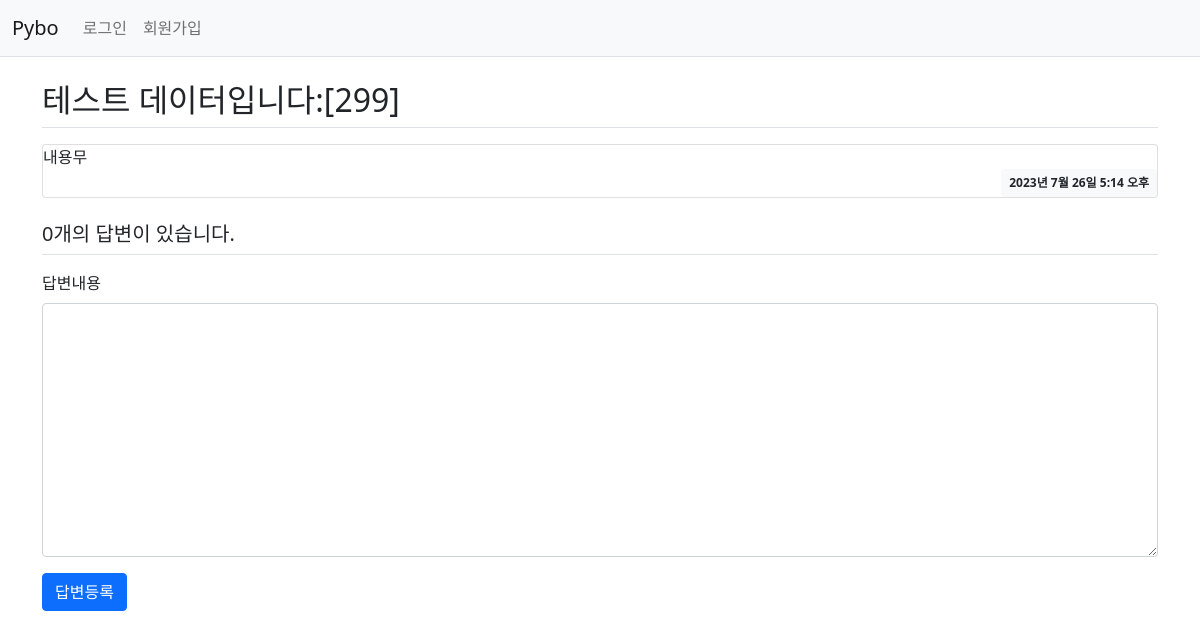
The app's page /pybo/305/, older data.
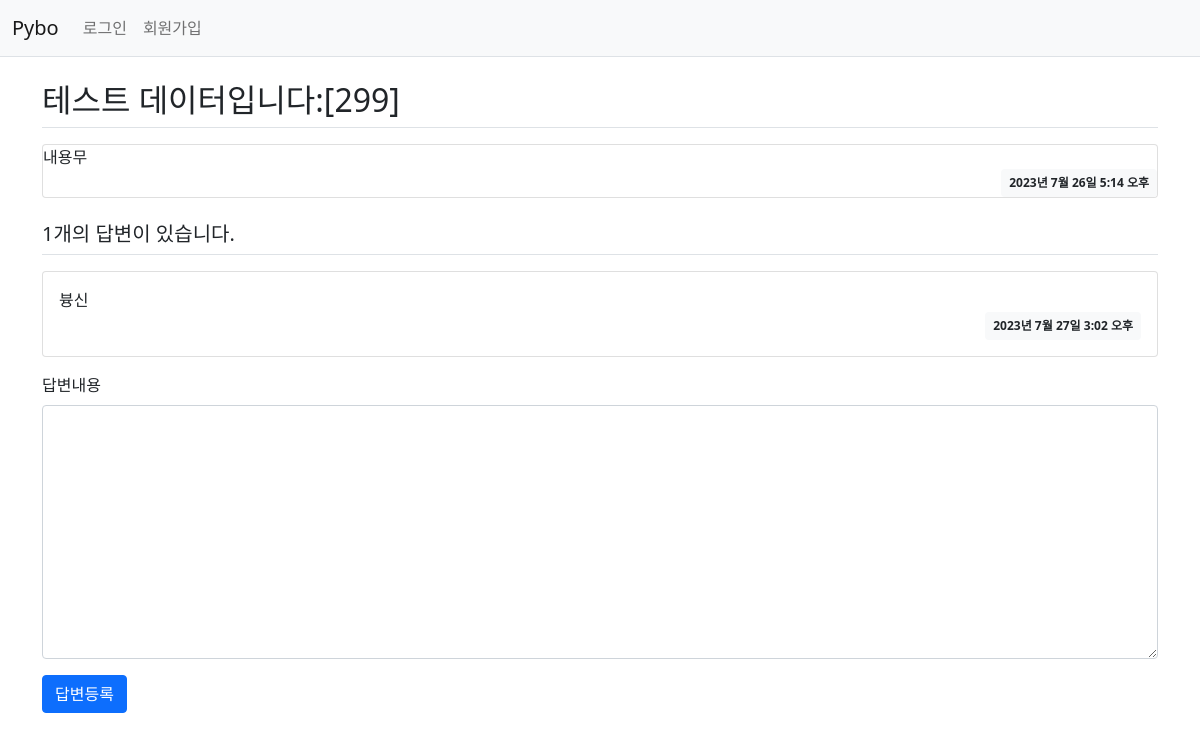
The same page, newer data.
### pybo/models.py (models this page shows, shortened)
class Question(models.Model):
    subject = models.CharField(max_length=200)
    content = models.TextField()
    create_date = models.DateTimeField()

class Answer(models.Model):
    question = models.ForeignKey(Question, on_delete=models.CASCADE)
    content = models.TextField()
    create_date = models.DateTimeField()

### pybo/views.py (the view)
# urls.py: path('<int:question_id>/', views.detail, name='detail'),
def detail(request, question_id):
    question = get_object_or_404(Question, pk=question_id)
    context = {'question': question}
    return render(request, 'pybo/question_detail.html', context)

### templates/pybo/question_detail.html (shortened to what this page needs)
{% extends 'base.html' %}
{% block content %}
<div class="container my-3">
    <h2 class="border-bottom py-2"> {{ question.subject }}</h2>
    <div class="card my-3">
        <div class="\card-body">
            <div class="card-text" style="white-space: preline;"> {{ question.content }}</div>
            <div class="d-flex justify-content-end">
                <div class="badge bg-light text-dark p-2">
                    {{ question.create_date }}
                </div>
            </div>
        </div>
    </div>
    <h5 class="border-bottom my-3 py-2">{{question.answer_set.count}}개의 답변이 있습니다.</h5>
    {% for answer in question.answer_set.all %}
    <div class="card my-3">
        <div class="card-body">
            <div class="card-text" style="white-space: pre-line;">{{ answer.content }}</div>
            <div class="d-flex justify-content-end">
                <div class="badge bg-light text-dark p-2">
                    {{ answer.create_date }}
                </div>
            </div>
        </div>
    </div>
    {% endfor %}
    <form action="{% url 'pybo:answer_create' question.id %}" method="post" class="my-3">
        <div class="mb-3">
            <label for="content" class="form-label">답변내용</label>
            <textarea name="content" id="content" class="form-control" rows="10"></textarea>
        </div>
        <input type="submit" value="답변등록" class="btn btn-primary">
    </form>
</div>
{% endblock %}

Row changes from the older to the newer data that the page shows:
computed for Question "테스트 데이터입니다:[299]": answer_set.count "0" → "1"
added Answer: content "븅신", create_date "2023년 7월 27일 3:02 오후"
